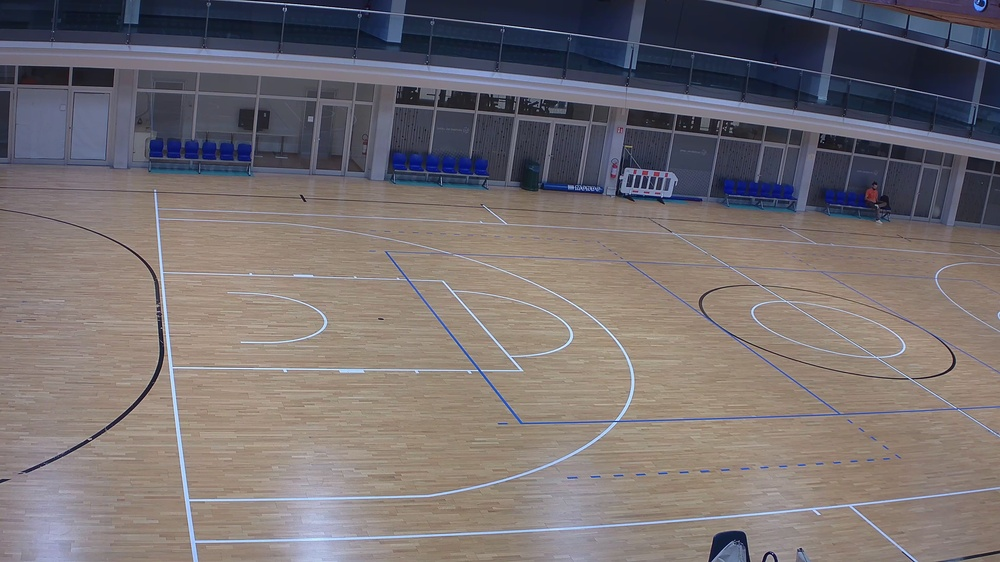
#> input picture output/court_images/raw/out1.jpg, 1000 x 562 px, shrunk from 3840 x 2160 before the run, given in place of out1.png, which was not available
$ python clustering.py
#> lines starting #> are read from the running program, lines starting #| are printed output that depends on the picture; after the words box and inside, x2 and y2 are one past the last pixel; in counts of white or black regions, pixels touching at a corner belong together; pictures that were not available may be replaced by others from this repository, and a replacement may not be noted
import numpy as np
import cv2 as cv
from os import path
from pprint import pprint

IMAGES_PATH = path.join(path.dirname(__file__), 'images')

IMAGES_NAMES = [
    'out1.png',
    'out2.png',
    'out3.png',
    'out4.png',
    'out5.png',
    'out6.png',
    'out7.png',
    'out8.png',
]


def generateCircularKernel(diameter: int):
    radius = (diameter - 1) // 2
    center = (radius, radius)
    kernel = np.zeros((diameter, diameter), dtype=np.uint8)
    for y in range(diameter):
        for x in range(diameter):
            deltaX = x - center[0]
            deltaY = y - center[1]
            distance = deltaX ** 2 + deltaY ** 2
            if (distance <= radius):
                kernel[y, x] = 1
    return kernel


def findFloor(img):
    hsv = cv.cvtColor(img, cv.COLOR_BGR2HSV)
    gray = cv.cvtColor(img, cv.COLOR_BGR2GRAY)

    # To reduce noise
    img = cv.medianBlur(img, 3)

    spatialRadius = 15
    colorRadius = 15

    filteredImage = cv.pyrMeanShiftFiltering(hsv, spatialRadius, colorRadius)
    # filteredImage = cv.cvtColor(filteredImage, cv.COLOR_HSV2BGR)

    # find floor
    floorColorLowHSV = (0, 30, 90)
    floorColorHighHSV = (40, 255, 255)
    floorMask = cv.inRange(filteredImage, floorColorLowHSV, floorColorHighHSV)

    cv.dilate(floorMask, generateCircularKernel(300))
    cv.erode(floorMask, generateCircularKernel(1000))

    floorMaskRGB = cv.cvtColor(floorMask, cv.COLOR_GRAY2BGR)

    print(f"Done {i + 1}")
    cv.imwrite(path.join(IMAGES_PATH, "tests", "floor", f"after{i + 1}.png"), floorMaskRGB)


for i, imageName in enumerate(IMAGES_NAMES):
    IMAGE_PATH = path.join(IMAGES_PATH, imageName)
    img = cv.imread(IMAGE_PATH)
#> img is the input picture: shape (562, 1000, 3); mean B, G, R 113.3, 111.3, 118.3
    floor = findFloor(img)
#> in findFloor, `hsv = cv.cvtColor(img, cv.COLOR_BGR2HSV)`: hsv: shape (562, 1000, 3); mean H, S, V 61.8, 57.8, 128.3
#> in findFloor, `gray = cv.cvtColor(img, cv.COLOR_BGR2GRAY)`:
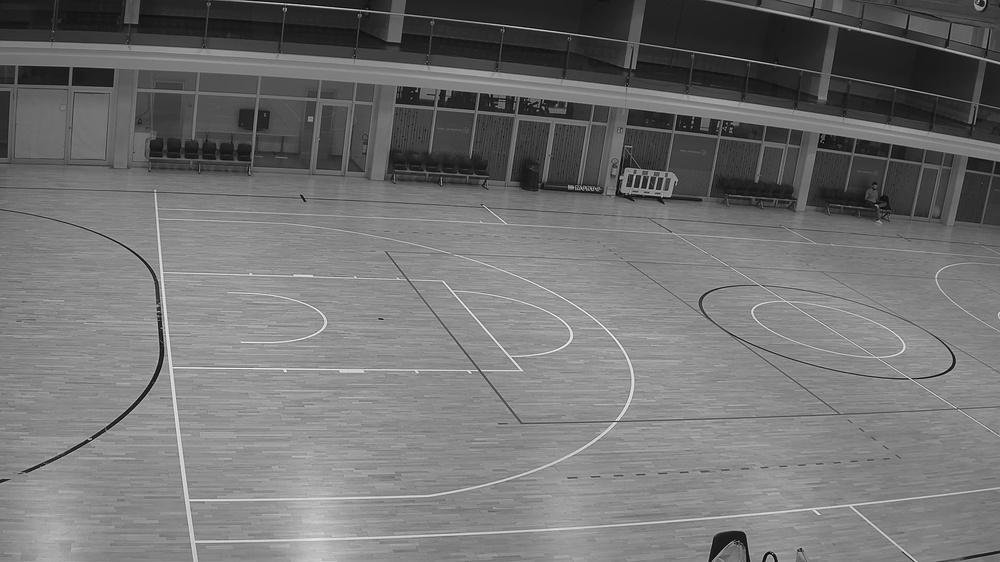
#> gray: shape (562, 1000); min 1, max 250, mean 113.6
#> in findFloor, `filteredImage = cv.pyrMeanShiftFiltering(hsv, spatialRadius, colorRadi..`: filteredImage: shape (562, 1000, 3); mean H, S, V 62, 58.3, 128.7
#> in findFloor, `floorMask = cv.inRange(filteredImage, floorColorLowHSV, floorColorHigh..`:
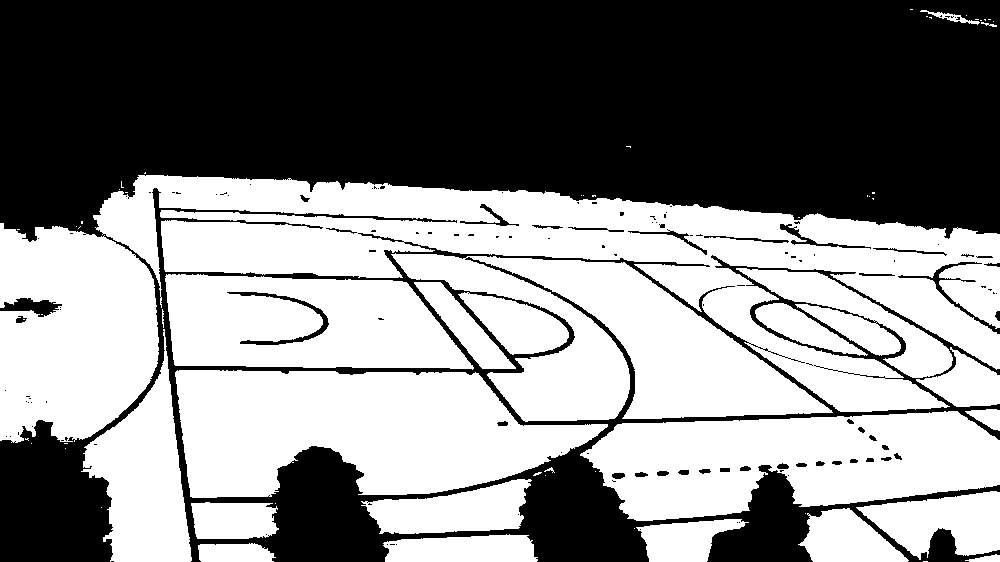
#> floorMask: shape (562, 1000); 52.1% white; 128 black regions (88 under 20 px), largest, box (x1, y1, x2, y2) and area: (0, 0, 1000, 562) 264473, (227, 292, 329, 345) 738, (0, 298, 62, 317) 621
#> pass 2 of the loop `for i, imageName in enumerate(IMAGES_NAMES):`:
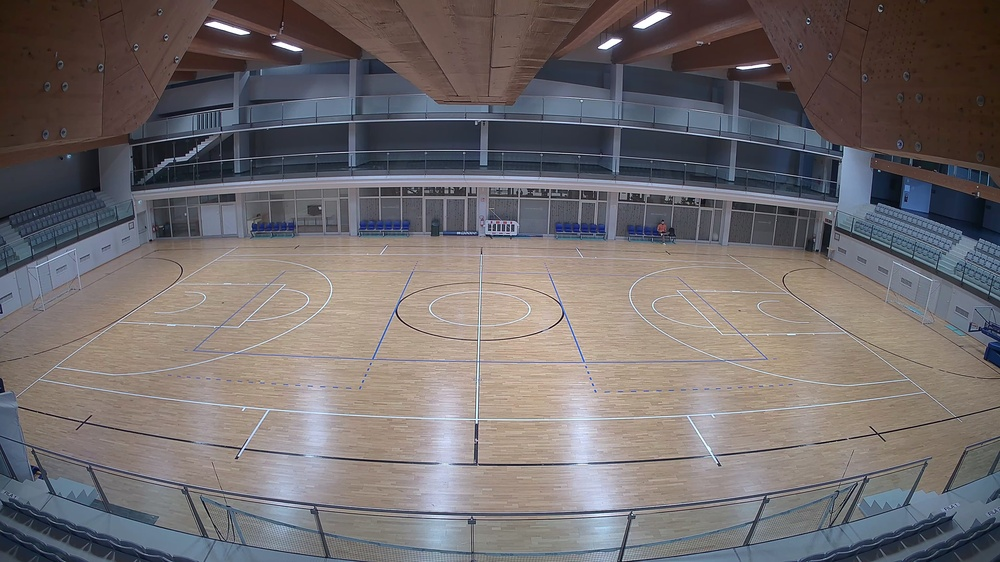
#> input picture output/court_images/raw/out2.jpg, 1000 x 562 px, shrunk from 3840 x 2160 before the run, given in place of out2.png, which was not available
#> img is the input picture: shape (562, 1000, 3); mean B, G, R 108.9, 107.9, 113.9
#> hsv: shape (562, 1000, 3); mean H, S, V 61.5, 56.9, 123.1
#> in findFloor (call 2), `gray = cv.cvtColor(img, cv.COLOR_BGR2GRAY)`:
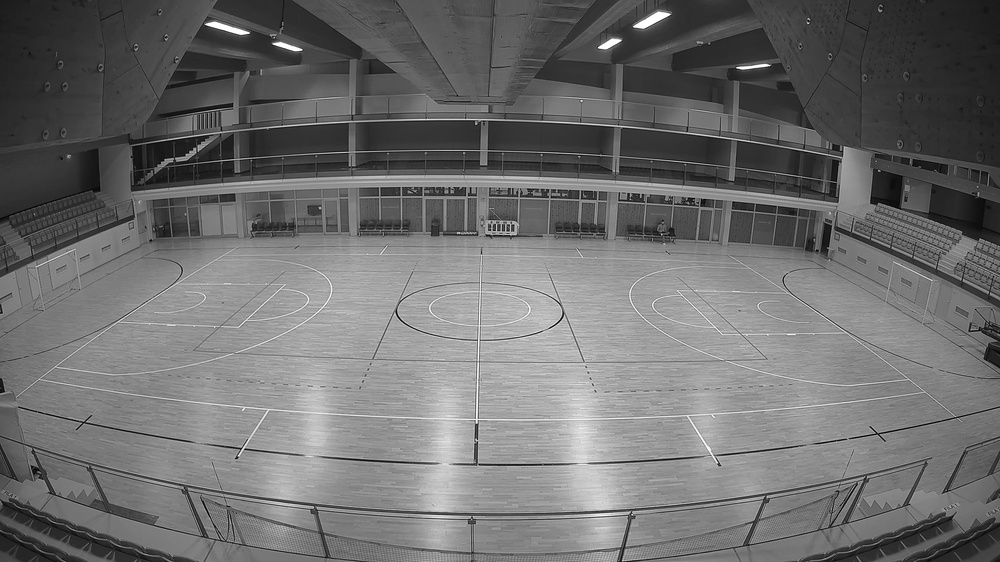
#> gray: shape (562, 1000); min 0, max 255, mean 109.8
#> filteredImage: shape (562, 1000, 3); mean H, S, V 61.7, 57.6, 123.5
#> in findFloor (call 2), `floorMask = cv.inRange(filteredImage, floorColorLowHSV, floorColorHigh..`:
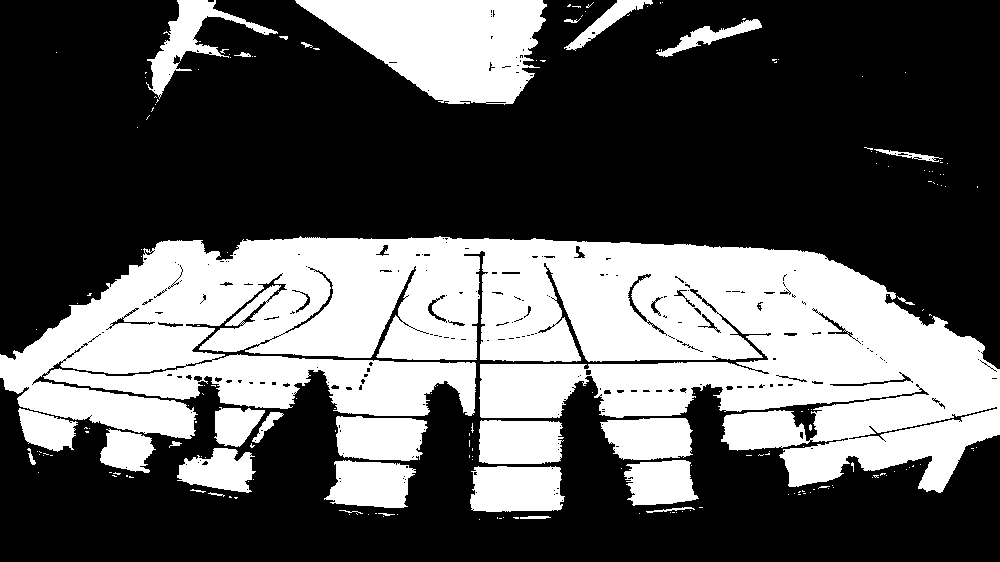
#> floorMask: shape (562, 1000); 35.8% white; 192 white regions (162 under 20 px), largest, box (x1, y1, x2, y2) and area: (0, 236, 1000, 493) 150115, (295, 0, 547, 105) 16963, (470, 466, 565, 512) 3907
#> pass 3 of the loop `for i, imageName in enumerate(IMAGES_NAMES):`:
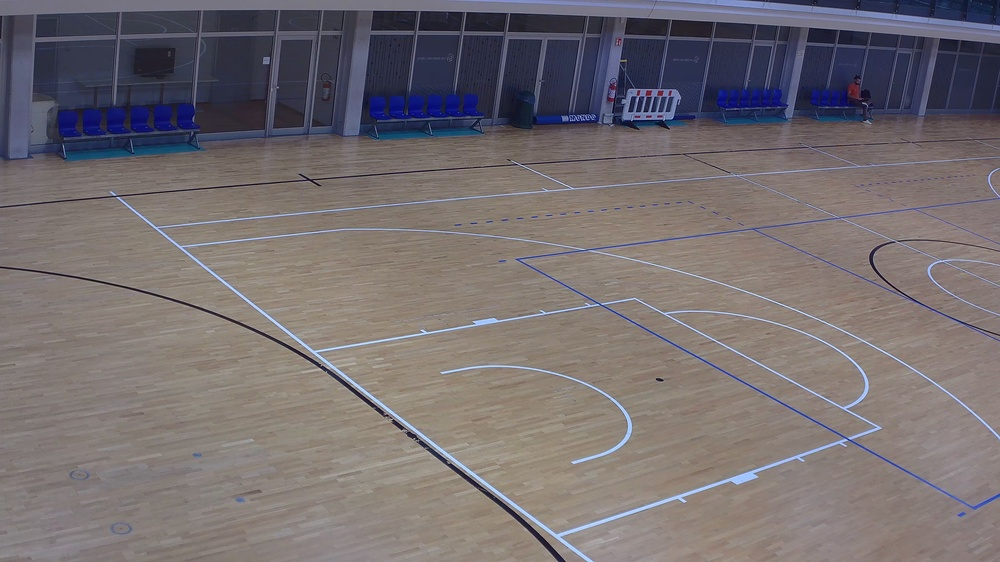
#> input picture output/court_images/raw/out3.jpg, 1000 x 562 px, shrunk from 3840 x 2160 before the run, given in place of out3.png, which was not available
#> img is the input picture: shape (562, 1000, 3); mean B, G, R 112.7, 110.1, 117
#> hsv: shape (562, 1000, 3); mean H, S, V 52.7, 47.5, 125.1
#> in findFloor (call 3), `gray = cv.cvtColor(img, cv.COLOR_BGR2GRAY)`:
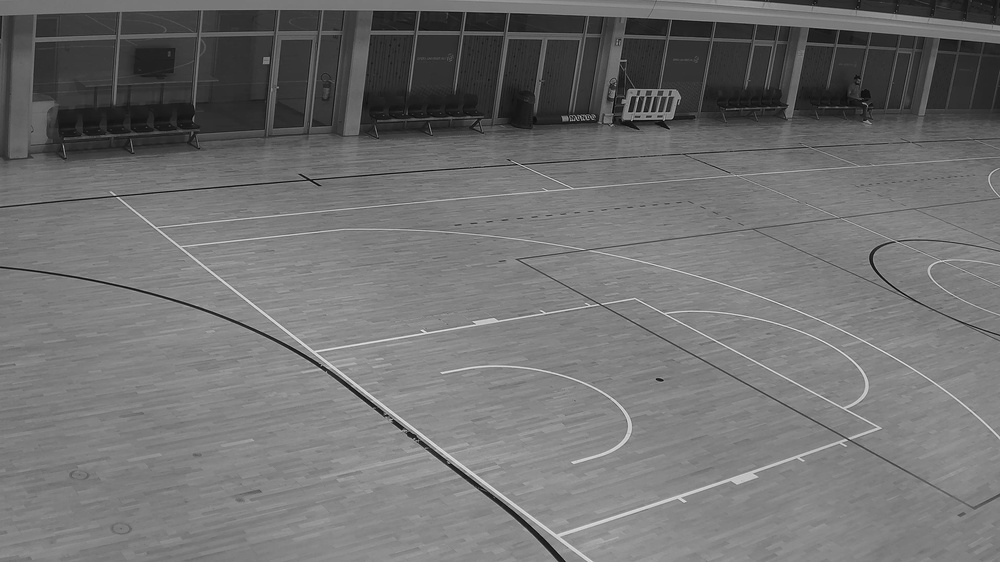
#> gray: shape (562, 1000); min 2, max 231, mean 112.5
#> filteredImage: shape (562, 1000, 3); mean H, S, V 52.9, 47.8, 125.4
#> in findFloor (call 3), `floorMask = cv.inRange(filteredImage, floorColorLowHSV, floorColorHigh..`:
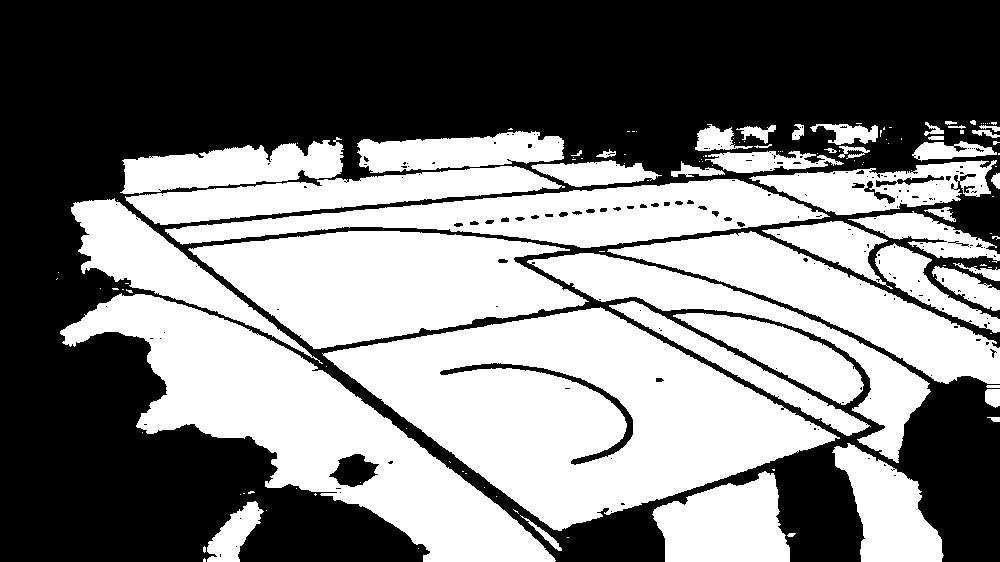
#> floorMask: shape (562, 1000); 48.9% white; 134 white regions (86 under 20 px), largest, box (x1, y1, x2, y2) and area: (322, 307, 840, 531) 59093, (60, 293, 556, 562) 41850, (188, 231, 589, 349) 29676
#> (the run stopped early here; a loop or call above may not have finished)
